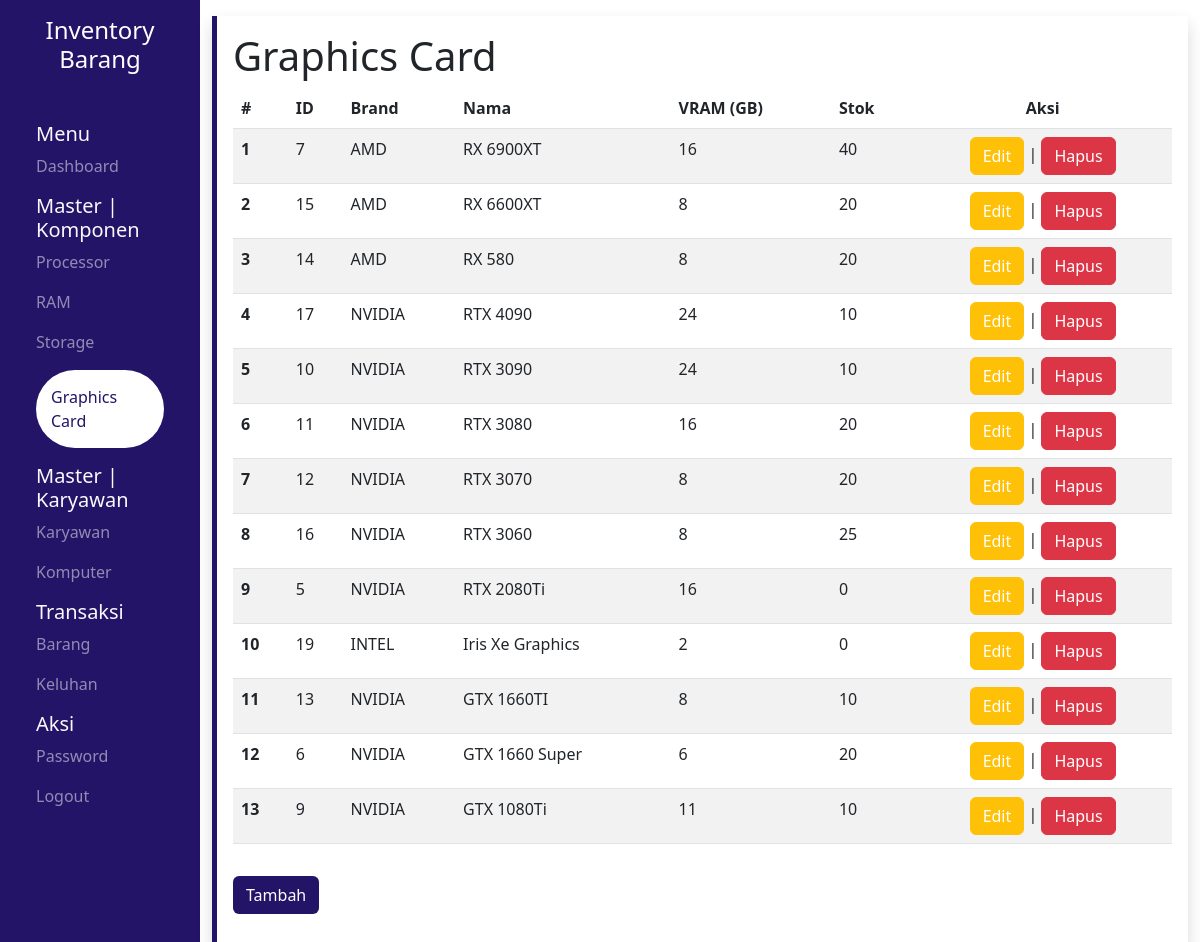
The app's page /pages/vga/index.php (signed in) with its own data.
### tables this page shows
CREATE TABLE `vga` (
  `id` int(11) NOT NULL,
  `brand` varchar(25) NOT NULL,
  `nama` varchar(25) NOT NULL,
  `vram` int(11) NOT NULL,
  `stok` int(11) NOT NULL
);

### pages/vga/index.php (the view, shortened to what this page needs)
<?php
include "../src/config/connect.php";
$row = mysqli_query($conn, "SELECT * FROM vga ORDER BY nama DESC");
?>
<!DOCTYPE html>
<html lang="en">
<head>
    <link rel="stylesheet" href="../src/css/global.css">
    <?php include '../src/library/bootstrap.php' ?>
    <?php include '../src/library/datatables.php' ?>
    <?php include '../src/library/sweetalert.php' ?>
</head>
<body>
    <div class="container-fluid">
        <div class="row vh-100">
            <section class="col-md-2 sidebar text-light">
                <a href="../../">
                    <div class="text-center my-3 mb-5">
                        <h4>Inventory Barang</h4>
                    </div>
                </a>
                <div class="mx-4">
                    <h5>Menu</h5>
                    <a href="../dashboard/">
                        <p class="opacity">Dashboard</p>
                    </a>
                </div>
                <div class="mx-4">
                    <h5>Master | Komponen</h5>
                    <a href="../processor/">
                        <p class="opacity">Processor</p>
                    </a>
                    <a href="../ram/">
                        <p class="opacity">RAM</p>
                    </a>
                    <a href="../storage/">
                        <p class="opacity">Storage</p>
                    </a>
                    <a href="../vga/">
                        <p class="opacity-100 aktif rounded-pill">Graphics Card</p>
                    </a>
                </div>
                <div class="mx-4">
                    <h5>Master | Karyawan</h5>
                    <a href="../karyawan/">
                        <p class="opacity">Karyawan</p>
                    </a>
                    <a href="../komputer/">
                        <p class="opacity">Komputer</p>
                    </a>
                </div>
                <div class="mx-4">
                    <h5>Transaksi</h5>
                    <a href="../barang/">
                        <p class="opacity">Barang</p>
                    </a>
                    <a href="../keluhan/">
                        <p class="opacity">Keluhan</p>
                    </a>
                </div>
                <div class="mx-4">
                    <h5>Aksi</h5>
                    <a href="../password/">
                        <p class="opacity">Password</p>
                    </a>
                    <a href="../../logout.php">
                        <p class="opacity">Logout</p>
                    </a>
                </div>
            </section>
            <section class="col-md-10 content">
                <div class="wrapper shadow p-3 my-3 left">
                    <h1>Graphics Card</h1>
                    <table id="myTable" class="table table-striped display">
                        <thead>
                            <tr>
                                <th scope="col">#</th>
                                <th scope="col">ID</th>
                                <th scope="col">Brand</th>
                                <th scope="col">Nama</th>
                                <th scope="col">VRAM (GB)</th>
                                <th scope="col">Stok</th>
                                <th scope="col" class="text-center">Aksi</th>
                            </tr>
                        </thead>
                        <tbody>
                            <?php $no = 1 ?>
                            <?php while ($result = mysqli_fetch_array($row)) : ?>
                                <tr>
                                    <th scope="row"><?= $no++ ?></th>
                                    <td><?= $result["id"] ?></td>
                                    <td><?= $result["brand"] ?></td>
                                    <td><?= $result["nama"] ?></td>
                                    <td><?= $result["vram"] ?></td>
                                    <td><?= $result["stok"] ?></td>
                                    <td>
                                        <div class="text-center">
                                            <a href="update.php?id=<?= $result['id'] ?>" class="btn btn-warning">Edit</a> | <a href="delete.php?id=<?= $result['id'] ?>" id="btn-del" class="btn btn-danger">Hapus</a>
                                        </div>
                                    </td>
                                </tr>
                            <?php endwhile; ?>
                        </tbody>
                    </table>
                    <a href="add.php" class="btn ungu my-3">Tambah</a>
                </div>
            </section>
        </div>
    </div>
</body>
</html>

### pages/src/css/global.css (style rules this page uses)
body { overflow-x: hidden; }
a { text-decoration: none !important; color: #fff !important; }
.aktif { background-color: #fff; color: #241468; padding: 15px; }
.ungu { background-color: #241468 !important; color: #fff !important; }
.opacity { opacity: 0.5; }
.sidebar { background-color: #241468 !important; }
.left { border-left: 5px solid #241468 !important; }

### records on screen
vga: id "7", brand "AMD", nama "RX 6900XT", vram "16", stok "40"
vga: id "15", brand "AMD", nama "RX 6600XT", vram "8", stok "20"
vga: id "14", brand "AMD", nama "RX 580", vram "8", stok "20"
vga: id "17", brand "NVIDIA", nama "RTX 4090", vram "24", stok "10"
vga: id "10", brand "NVIDIA", nama "RTX 3090", vram "24", stok "10"
vga: id "11", brand "NVIDIA", nama "RTX 3080", vram "16", stok "20"
vga: id "12", brand "NVIDIA", nama "RTX 3070", vram "8", stok "20"
vga: id "16", brand "NVIDIA", nama "RTX 3060", vram "8", stok "25"
vga: id "5", brand "NVIDIA", nama "RTX 2080Ti", vram "16", stok "0"
vga: id "19", brand "INTEL", nama "Iris Xe Graphics", vram "2", stok "0"
vga: id "13", brand "NVIDIA", nama "GTX 1660TI", vram "8", stok "10"
vga: id "6", brand "NVIDIA", nama "GTX 1660 Super", vram "6", stok "20"
vga: id "9", brand "NVIDIA", nama "GTX 1080Ti", vram "11", stok "10"
